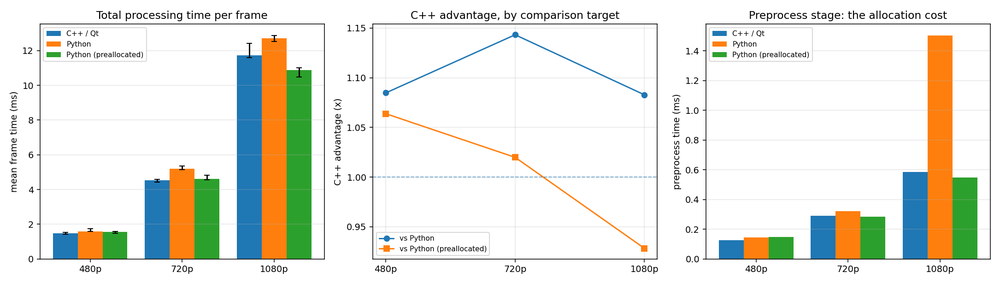
#> input picture bench/sweep.png, 1000 x 284 px, shrunk from 2170 x 616 before the run
$ python -i baseline.py   (imports and definitions only)
#> lines starting #> are read from the running program, lines starting #| are printed output that depends on the picture
#> further down, picture is the input picture: shape (284, 1000, 3); mean B, G, R 223.6, 232, 231.1
"""Python counterpart of the C++ pipeline - the reference implementation.

This file does exactly what src/pipeline.cpp does: the same stages, in the same
order, with the same defaults and the same warm-up behaviour. The language is
the only difference.

To keep the measurement fair:
  - identical order of operations and identical OpenCV calls,
  - timing covers the processing pipeline only, video decode is excluded,
  - the first frames (warm-up) are not measured,
  - the output JSON uses the same schema as the C++ side.

Usage (PowerShell):
    py bench/baseline.py --bench bench/test_video.mp4 --json bench/result_python.json
"""

import argparse
import json
import statistics
import sys
import time

import cv2
import numpy as np

# ==== SETTINGS (must match the C++ PipelineConfig defaults) ====
USE_GRAYSCALE = True
USE_BLUR = True
BLUR_KERNEL = 5
USE_CANNY = False
CANNY_LOW = 50.0
CANNY_HIGH = 150.0
USE_MOTION_DETECT = True
MIN_CONTOUR_AREA = 500
MOG2_VAR_THRESHOLD = 16.0
MOG2_HISTORY = 500
DRAW_BOXES = True
PIPELINE_WARMUP_FRAMES = 5   # the pipeline's own warm-up, same as the C++ side
HISTORY_DECAY = 240          # (value * decay) >> 8, identical to the C++ side

DEFAULT_BENCH_WARMUP = 10    # frames excluded from the measurement


class Pipeline:
    """Python equivalent of the Pipeline class in src/pipeline.h.

    With preallocate=True every OpenCV call receives the same buffer through
    `dst=`, mimicking the way the C++ side reuses its member cv::Mat objects.
    That variant exists to separate one question by measurement: is the gap the
    interpreter, or is it one fresh NumPy array per intermediate image per frame?
    """

    def __init__(self, preallocate=False, motion_history=False):
        # detectShadows=False: the C++ side disables shadow detection too
        self.bg_sub = cv2.createBackgroundSubtractorMOG2(
            history=MOG2_HISTORY,
            varThreshold=MOG2_VAR_THRESHOLD,
            detectShadows=False,
        )
        self.morph_kernel = cv2.getStructuringElement(cv2.MORPH_ELLIPSE, (3, 3))
        self.frames_since_reset = 0
        self.detections = []

        self.preallocate = preallocate
        # Reused buffers. They stay None while preallocate is off, so OpenCV
        # allocates a fresh array on every call.
        self._gray = None
        self._blurred = None
        self._edges = None
        self._mask = None
        self._output = None

        self.motion_history = motion_history
        self._history = None
        self._history_tmp = None

    def _dst(self, buffer):
        """Returns the buffer while preallocate is on, otherwise None."""
        return buffer if self.preallocate else None

    def motion_history_image(self):
        """The trail image (uint8), or None while the stage never ran."""
        return self._history

    # [26 lines left out: function _update_motion_history, not called in this run]

    def process(self, frame):
        """Processes one frame. Returns (output_bgr, stats). Times in milliseconds."""
        t_start = time.perf_counter()
        self.detections = []

        work = frame

        # ---- preprocessing ----
        if USE_GRAYSCALE and len(frame.shape) == 3:
            self._gray = cv2.cvtColor(frame, cv2.COLOR_BGR2GRAY, dst=self._dst(self._gray))
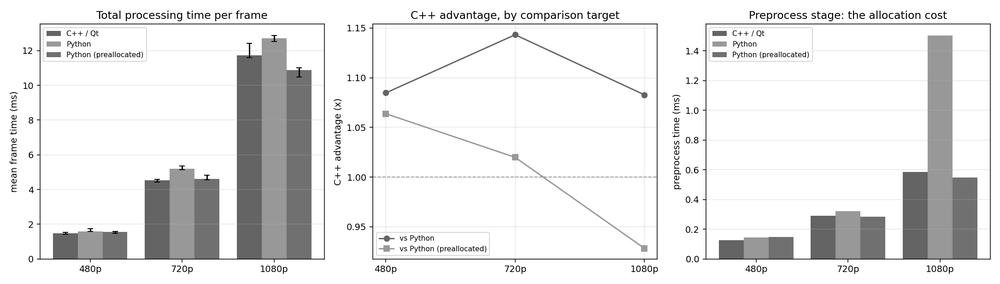
#> self._gray: shape (284, 1000); min 0, max 255, mean 230.8
            work = self._gray

        if USE_BLUR:
            self._blurred = cv2.GaussianBlur(
                work, (BLUR_KERNEL, BLUR_KERNEL), 0, dst=self._dst(self._blurred)
            )
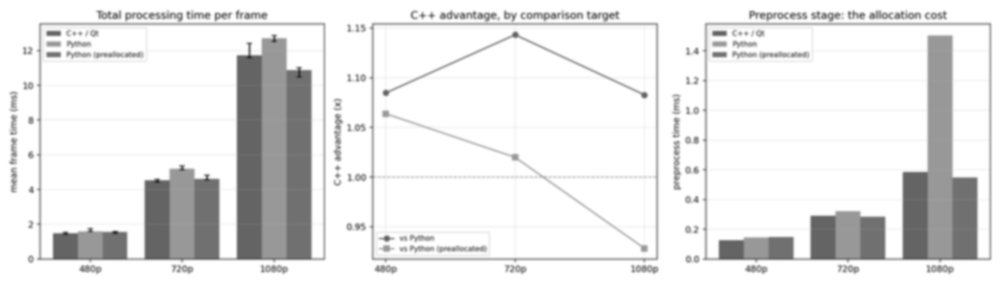
#> self._blurred: shape (284, 1000); min 50, max 255, mean 230.8
            work = self._blurred

        edges = None
        if USE_CANNY:
            canny_input = work
            if len(work.shape) == 3:
                canny_input = cv2.cvtColor(work, cv2.COLOR_BGR2GRAY)
            self._edges = cv2.Canny(
                canny_input, CANNY_LOW, CANNY_HIGH, edges=self._dst(self._edges)
            )
            edges = self._edges

        t_preprocess = time.perf_counter()

        # ---- detection ----
        if USE_MOTION_DETECT:
            self._mask = self.bg_sub.apply(work, self._dst(self._mask))
#> self._mask: shape (284, 1000); every value is 255
            mask = self._mask

            if self.frames_since_reset >= PIPELINE_WARMUP_FRAMES:
                mask = cv2.morphologyEx(
                    mask, cv2.MORPH_OPEN, self.morph_kernel, dst=self._dst(mask)
                )
                # Rebinding, not copying: the C++ side runs morphologyEx in place
                # and the motion-history stage below reads the morphed mask. If
                # this line were missing, the trail would be built from the raw
                # MOG2 output here and from the opened mask there - two different
                # images, silently.
                self._mask = mask

                contours, _ = cv2.findContours(
                    mask, cv2.RETR_EXTERNAL, cv2.CHAIN_APPROX_SIMPLE
                )
                for contour in contours:
                    if cv2.contourArea(contour) < MIN_CONTOUR_AREA:
                        continue
                    self.detections.append(cv2.boundingRect(contour))

            self.frames_since_reset += 1

        t_detect = time.perf_counter()

        # ---- motion history ----
        # Not updated before warm-up ends: same condition as the C++ side.
        history_active = (
            self.motion_history
            and USE_MOTION_DETECT
            and self.frames_since_reset > PIPELINE_WARMUP_FRAMES
            and self._mask is not None
        )
#> history_active = False
        if history_active:
            self._update_motion_history(self._mask)

        t_history = time.perf_counter()

        # ---- output image ----
        if self.motion_history and USE_MOTION_DETECT and self._history is not None:
            output = cv2.cvtColor(self._history, cv2.COLOR_GRAY2BGR,
                                  dst=self._dst(self._output))
        elif edges is not None:
            output = cv2.cvtColor(edges, cv2.COLOR_GRAY2BGR, dst=self._dst(self._output))
        elif len(work.shape) == 2:
            output = cv2.cvtColor(work, cv2.COLOR_GRAY2BGR, dst=self._dst(self._output))
        else:
            output = work.copy()
        self._output = output

        if DRAW_BOXES:
            for (x, y, w, h) in self.detections:
                cv2.rectangle(output, (x, y), (x + w, y + h), (0, 255, 0), 2)

        t_end = time.perf_counter()

        stats = {
            "total_ms": (t_end - t_start) * 1000.0,
            "preprocess_ms": (t_preprocess - t_start) * 1000.0,
            "detect_ms": (t_detect - t_preprocess) * 1000.0,
            "history_ms": (t_history - t_detect) * 1000.0 if history_active else 0.0,
            "detections": len(self.detections),
        }
#> stats = {'total_ms': 32.93, 'preprocess_ms': 14.22, 'detect_ms': 9.77, 'history_ms': 0, 'detections': 0}
        return output, stats


# [128 lines left out: functions percentile, run_bench, main, not called in this run]


# [2 lines not run here, left out]

>>> import cv2
>>> picture = cv2.imread('sweep.png')
>>> result = Pipeline().process(picture)
